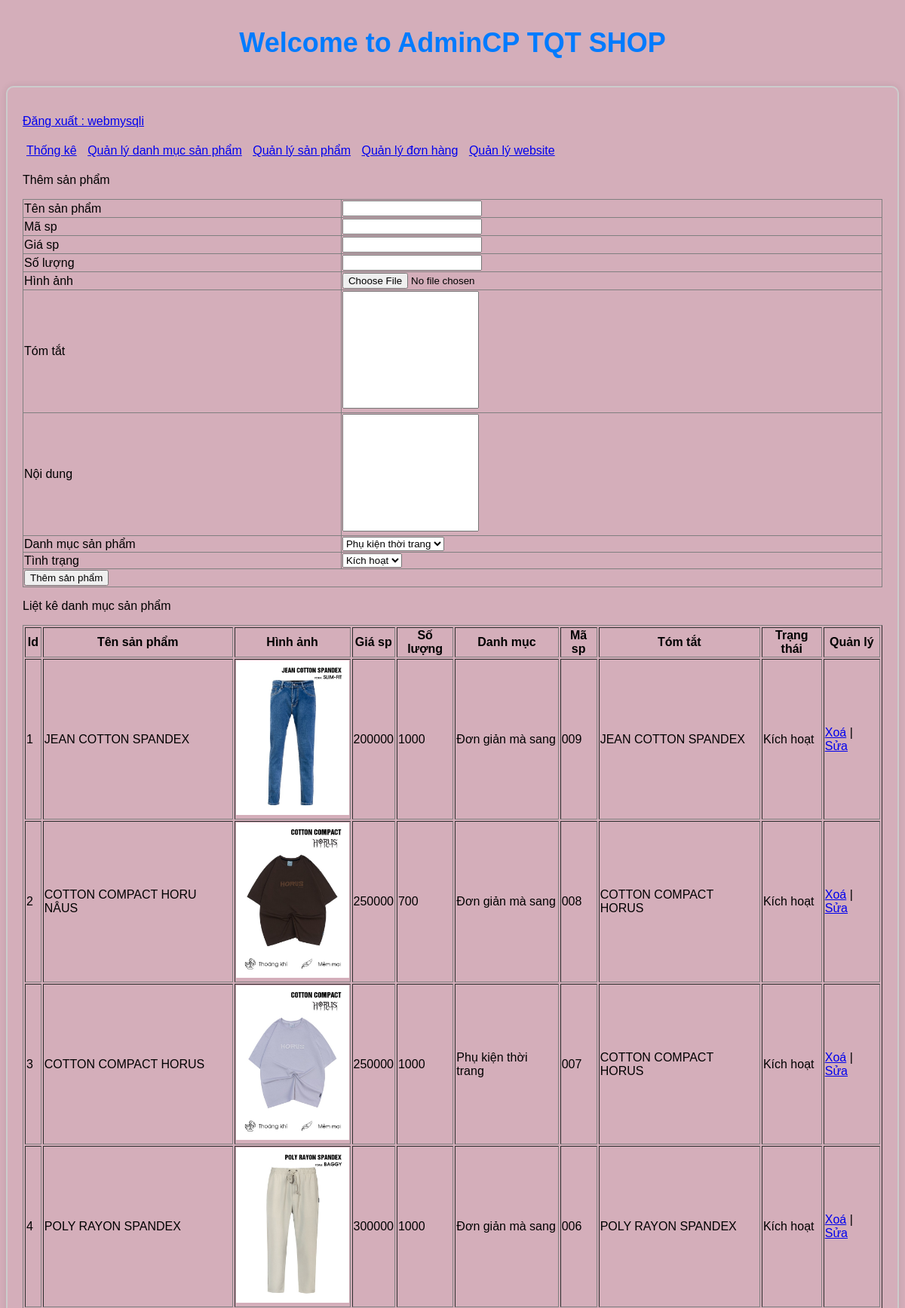
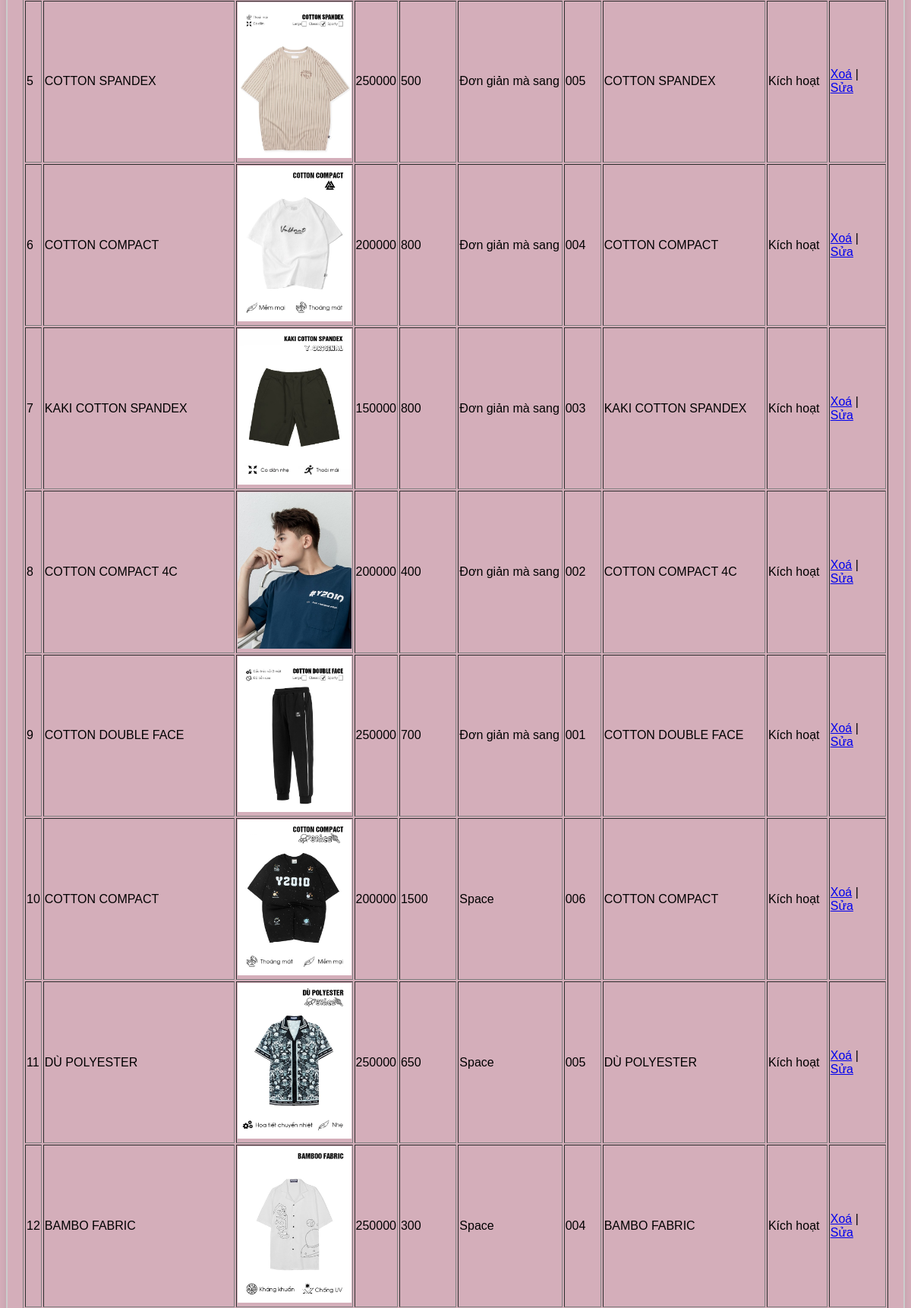
The app's page /admincp/index.php?action=quanlysp&query=them (signed in, upper part) with its own data (2 pictures, top to bottom).
### tables this page shows
CREATE TABLE `tbl_sanpham` (
  `id_sanpham` int(11) NOT NULL,
  `tensanpham` varchar(250) NOT NULL,
  `masp` varchar(100) NOT NULL,
  `giasp` varchar(50) NOT NULL,
  `soluong` int(11) NOT NULL,
  `hinhanh` varchar(50) NOT NULL,
  `tomtat` text NOT NULL,
  `noidung` text NOT NULL,
  `tinhtrang` int(11) NOT NULL,
  `id_danhmuc` int(11) NOT NULL
);

CREATE TABLE `tbl_danhmuc` (
  `id_danhmuc` int(11) NOT NULL,
  `tendanhmuc` varchar(100) NOT NULL,
  `thutu` int(11) NOT NULL
);

### admincp/modules/quanlysp/lietke.php (the view)
<?php
	$sql_lietke_sp = "SELECT * FROM tbl_sanpham,tbl_danhmuc WHERE tbl_sanpham.id_danhmuc=tbl_danhmuc.id_danhmuc ORDER BY id_sanpham DESC";
	$query_lietke_sp = mysqli_query($mysqli,$sql_lietke_sp);
?>
<p>Liệt kê danh mục sản phẩm</p>
<table style="width:100%" border="1" style="border-collapse: collapse;">
  <tr>
  	<th>Id</th>
    <th>Tên sản phẩm</th>
    <th>Hình ảnh</th>
    <th>Giá sp</th>
    <th>Số lượng</th>
    <th>Danh mục</th>
    <th>Mã sp</th>
    <th>Tóm tắt</th>
    <th>Trạng thái</th>
  	<th>Quản lý</th>
  </tr>
  <?php
  $i = 0;
  while($row = mysqli_fetch_array($query_lietke_sp)){
  	$i++;
  ?>
  <tr>
  	<td><?php echo $i ?></td>
    <td><?php echo $row['tensanpham'] ?></td>
    <td><img src="modules/quanlysp/uploads/<?php echo $row['hinhanh'] ?>" width="150px"></td>
    <td><?php echo $row['giasp'] ?></td>
    <td><?php echo $row['soluong'] ?></td>
    <td><?php echo $row['tendanhmuc'] ?></td>
    <td><?php echo $row['masp'] ?></td>
    <td><?php echo $row['tomtat'] ?></td>
    <td><?php if($row['tinhtrang']==1){
        echo 'Kích hoạt';
      }else{
        echo 'Ẩn';
      }
      ?>
    </td>
   	<td>
   		<a href="modules/quanlysp/xuly.php?idsanpham=<?php echo $row['id_sanpham'] ?>">Xoá</a> | <a href="?action=quanlysp&query=sua&idsanpham=<?php echo $row['id_sanpham'] ?>">Sửa</a>
   	</td>
  </tr>
  <?php
  }
  ?>
</table>

### admincp/css/styleadmincp.css (style rules this page uses)
body { background-color: rgb(212, 174, 186); font-family: Arial, sans-serif; }

### records on screen
tbl_sanpham: tensanpham "JEAN COTTON SPANDEX", hinhanh (picture), giasp "200000", soluong "1000", id_danhmuc.tendanhmuc "Đơn giản mà sang", masp "009", tomtat "JEAN COTTON SPANDEX", tinhtrang "Kích hoạt"
tbl_sanpham: tensanpham "COTTON COMPACT HORU NÂUS", hinhanh (picture), giasp "250000", soluong "700", id_danhmuc.tendanhmuc "Đơn giản mà sang", masp "008", tomtat "COTTON COMPACT HORUS", tinhtrang "Kích hoạt"
tbl_sanpham: tensanpham "COTTON COMPACT HORUS", hinhanh (picture), giasp "250000", soluong "1000", id_danhmuc.tendanhmuc "Phụ kiện thời trang", masp "007", tomtat "COTTON COMPACT HORUS", tinhtrang "Kích hoạt"
tbl_sanpham: tensanpham "POLY RAYON SPANDEX", hinhanh (picture), giasp "300000", soluong "1000", id_danhmuc.tendanhmuc "Đơn giản mà sang", masp "006", tomtat "POLY RAYON SPANDEX", tinhtrang "Kích hoạt"
tbl_sanpham: tensanpham "COTTON SPANDEX", hinhanh (picture), giasp "250000", soluong "500", id_danhmuc.tendanhmuc "Đơn giản mà sang", masp "005", tomtat "COTTON SPANDEX", tinhtrang "Kích hoạt"
tbl_sanpham: tensanpham "COTTON COMPACT", hinhanh (picture), giasp "200000", soluong "800", id_danhmuc.tendanhmuc "Đơn giản mà sang", masp "004", tomtat "COTTON COMPACT", tinhtrang "Kích hoạt"
tbl_sanpham: tensanpham "KAKI COTTON SPANDEX", hinhanh (picture), giasp "150000", soluong "800", id_danhmuc.tendanhmuc "Đơn giản mà sang", masp "003", tomtat "KAKI COTTON SPANDEX", tinhtrang "Kích hoạt"
tbl_sanpham: tensanpham "COTTON COMPACT 4C", hinhanh (picture), giasp "200000", soluong "400", id_danhmuc.tendanhmuc "Đơn giản mà sang", masp "002", tomtat "COTTON COMPACT 4C", tinhtrang "Kích hoạt"
tbl_sanpham: tensanpham "COTTON DOUBLE FACE", hinhanh (picture), giasp "250000", soluong "700", id_danhmuc.tendanhmuc "Đơn giản mà sang", masp "001", tomtat "COTTON DOUBLE FACE", tinhtrang "Kích hoạt"
tbl_sanpham: tensanpham "COTTON COMPACT", hinhanh (picture), giasp "200000", soluong "1500", id_danhmuc.tendanhmuc "Space", masp "006", tomtat "COTTON COMPACT", tinhtrang "Kích hoạt"
tbl_sanpham: tensanpham "DÙ POLYESTER", hinhanh (picture), giasp "250000", soluong "650", id_danhmuc.tendanhmuc "Space", masp "005", tomtat "DÙ POLYESTER", tinhtrang "Kích hoạt"
tbl_sanpham: tensanpham "BAMBO FABRIC", hinhanh (picture), giasp "250000", soluong "300", id_danhmuc.tendanhmuc "Space", masp "004", tomtat "BAMBO FABRIC", tinhtrang "Kích hoạt"

### other values on screen
$_SESSION['dangnhap'] "webmysqli"
form field danhmuc "Phụ kiện thời trang"
